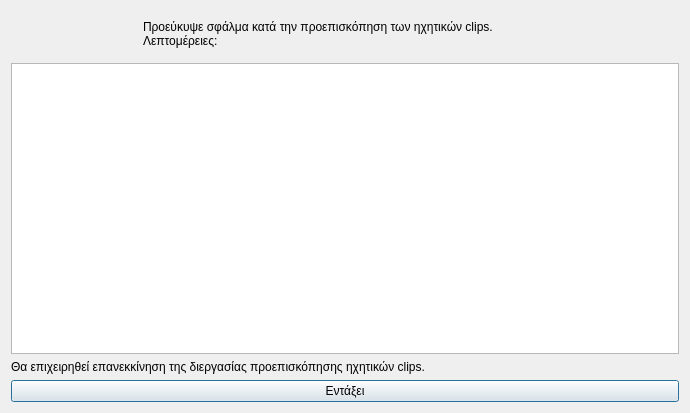
<?xml version="1.0" encoding="UTF-8"?>
<ui version="4.0">
 <class>Dialog</class>
 <widget class="QDialog" name="Dialog">
  <property name="geometry">
   <rect>
    <x>0</x>
    <y>0</y>
    <width>690</width>
    <height>413</height>
   </rect>
  </property>
  <property name="windowTitle">
   <string>Σφάλμα στην διεργασία προεπισκόπησης ηχητικών clips</string>
  </property>
  <property name="windowIcon">
   <iconset resource="../../../icons.qrc">
    <normaloff>:/rest-windows/assets/images/rest-windows/information.png</normaloff>:/rest-windows/assets/images/rest-windows/information.png</iconset>
  </property>
  <layout class="QGridLayout" name="gridLayout">
   <item row="0" column="0">
    <widget class="QFrame" name="frame">
     <property name="styleSheet">
      <string notr="true">QFrame{border:0px;}</string>
     </property>
     <property name="frameShape">
      <enum>QFrame::StyledPanel</enum>
     </property>
     <property name="frameShadow">
      <enum>QFrame::Raised</enum>
     </property>
     <layout class="QHBoxLayout" name="horizontalLayout">
      <item>
       <widget class="QLabel" name="image_label">
        <property name="maximumSize">
         <size>
          <width>117</width>
          <height>117</height>
         </size>
        </property>
        <property name="text">
         <string/>
        </property>
        <property name="pixmap">
         <pixmap resource="../../../icons.qrc">:/rest-windows/assets/images/rest-windows/information.png</pixmap>
        </property>
        <property name="scaledContents">
         <bool>true</bool>
        </property>
       </widget>
      </item>
      <item>
       <widget class="QLabel" name="label">
        <property name="text">
         <string>Προεύκυψε σφάλμα κατά την προεπισκόπηση των ηχητικών clips.
Λεπτομέρειες:</string>
        </property>
        <property name="alignment">
         <set>Qt::AlignJustify|Qt::AlignVCenter</set>
        </property>
       </widget>
      </item>
     </layout>
    </widget>
   </item>
   <item row="3" column="0">
    <widget class="QPushButton" name="ok">
     <property name="text">
      <string>Εντάξει</string>
     </property>
     <property name="icon">
      <iconset resource="../../../icons.qrc">
       <normaloff>:/rest-windows/assets/images/rest-windows/ok.png</normaloff>:/rest-windows/assets/images/rest-windows/ok.png</iconset>
     </property>
    </widget>
   </item>
   <item row="1" column="0">
    <widget class="QPlainTextEdit" name="details"/>
   </item>
   <item row="2" column="0">
    <widget class="QLabel" name="label_2">
     <property name="text">
      <string>Θα επιχειρηθεί επανεκκίνηση της διεργασίας προεπισκόπησης ηχητικών clips.</string>
     </property>
     <property name="alignment">
      <set>Qt::AlignJustify|Qt::AlignVCenter</set>
     </property>
    </widget>
   </item>
  </layout>
 </widget>
 <tabstops>
  <tabstop>details</tabstop>
  <tabstop>ok</tabstop>
 </tabstops>
 <resources>
  <include location="../../../icons.qrc"/>
  <include location="../../../icons.qrc"/>
  <include location="../../../icons.qrc"/>
  <include location="../../../icons.qrc"/>
 </resources>
 <connections/>
</ui>
